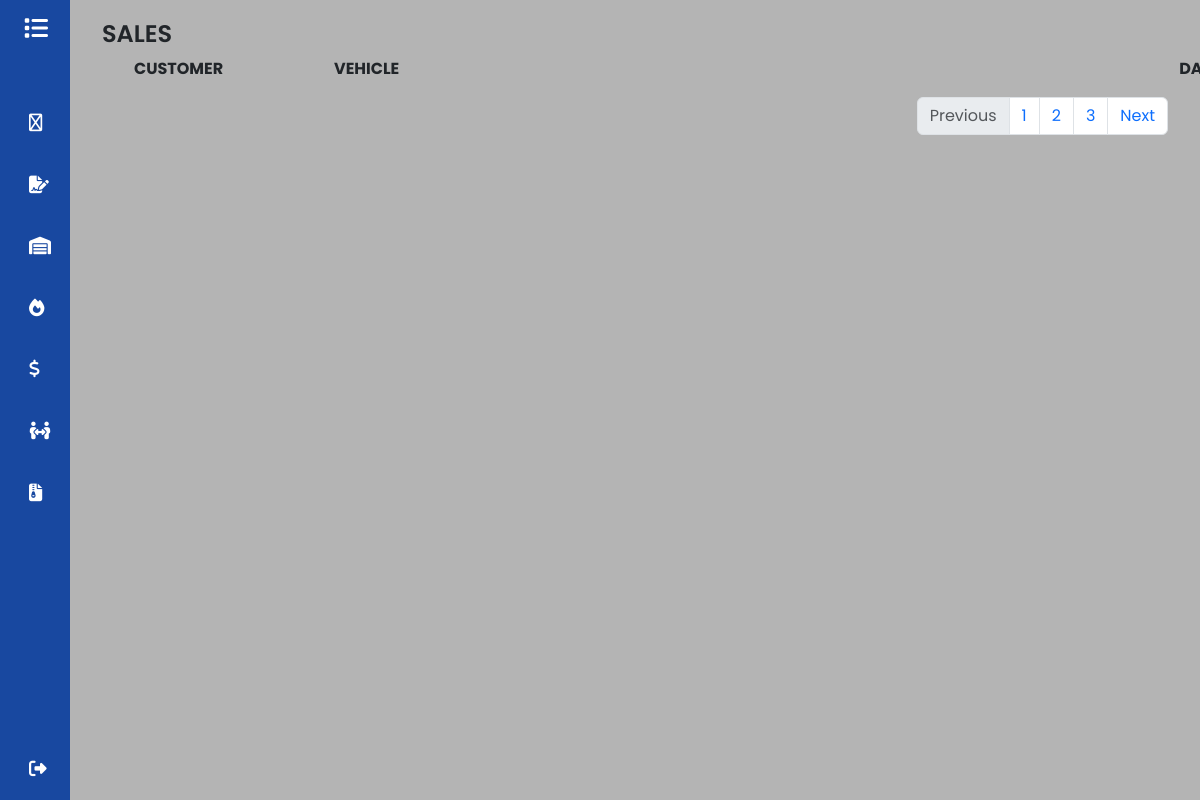
The page /sales (signed in) on the database as committed earlier.
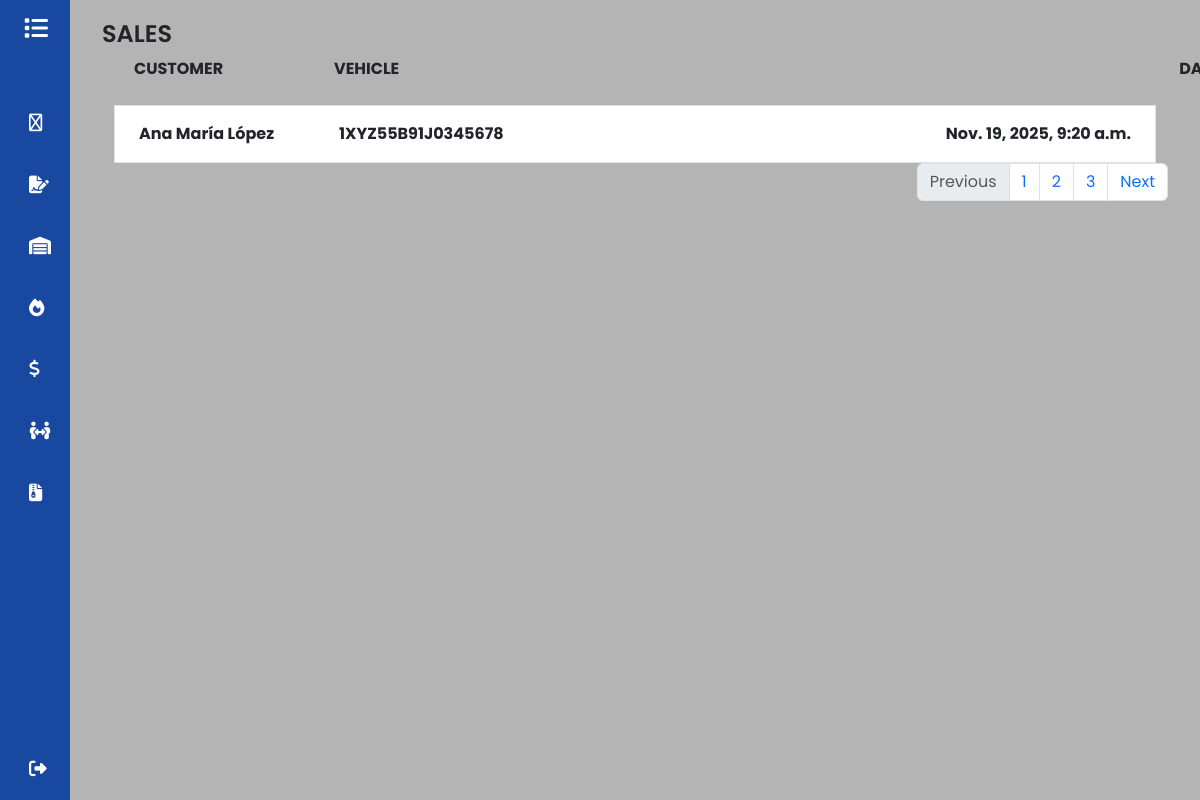
The same page on the database as committed later.
### GDMFX/models.py (models this page shows, shortened)
class Sales(models.Model):
    lead = models.OneToOneField(Leads, on_delete=models.CASCADE)
    created_at = models.DateTimeField(auto_now_add=True)
    vehicle_sold = models.ForeignKey(Vehicles, on_delete=models.SET_NULL, null=True, blank=True)
    PHASE_CHOICES = [
        ('Test Drive', 'Test Drive'),
        ('In progress', 'In progress'),
        ('Closed', 'Closed'),
    ]
    phase = models.CharField(max_length=20, choices=PHASE_CHOICES, default='')
    selling_date = models.DateField(null=True, blank=True)
    user = models.ForeignKey(User, on_delete=models.CASCADE)

class Leads(models.Model):
    name = models.CharField(max_length=150)
    interested = models.ForeignKey(Vehicles, on_delete=models.SET_NULL, null=True, blank=True)
    source = models.CharField(max_length=150)
    LEAD_STATUS_CHOICES = [
        ('Interested', 'Interested'),
        ('Contacted', 'Contacted'),
        ('Qualified', 'Qualified'),
    ]
    status = models.CharField(max_length=20, choices=LEAD_STATUS_CHOICES, default='Interested')
    user = models.ForeignKey(User, on_delete=models.SET_NULL, null=True, blank=True)
    contact_date = models.DateTimeField(null=True, blank=True)
    bullet = models.DecimalField(max_digits=12, decimal_places=2, null=True, blank=True)
    def __str__(self) -> str:
        return self.name

class Vehicles(models.Model):
    vin = models.CharField(max_length=17, unique=True)
    brand = models.CharField(max_length=50)
    model = models.CharField(max_length=50)
    CONDITION_CHOICES = [
        ('Used', 'Used'),
        ('New', 'New'),
    ]
    condition = models.CharField(max_length=10, choices=CONDITION_CHOICES)
    km = models.IntegerField(default=0)
    color = models.CharField(max_length=50)
    price_adquisition = models.DecimalField(max_digits=12, decimal_places=2, null=True, blank=True)
    selling_price = models.DecimalField(max_digits=12, decimal_places=2, null=True, blank=True)
    integration_date = models.DateField(null=True, blank=True)
    STATUS_CHOICES = [
        ('Available', 'Available'),
        ('Sold', 'Sold'),
    ]
    status = models.CharField(max_length=10, choices=STATUS_CHOICES)
    user = models.ForeignKey(User, on_delete=models.CASCADE)
    def __str__(self) -> str:
        return self.vin

### GDMFX/views.py (the view)
# urls.py: path('sales', views.sales, name='sales'),
@login_required
def sales(request):
    sale = Sales.objects.filter(user=request.user)
    return render(request, 'sales.html',{'sales': sale} )

### GDMFX/templates/sales.html
{%extends 'base.html'%}
{%block content%}
<H1>SALES</H1>
<div class="row">
    <div class="col">
        <ul>
            <li class=" d-flex align-items-center">
                <strong style="min-width: 200px;">CUSTOMER</strong>
                <strong class="ms-5" style="margin-left: 0 !important;">VEHICLE</strong>
                <strong style="margin-left:780px ;">DATE</strong>
            </li>
        </ul>
    </div>
</div>
{% for sale in sales%}
<div class="container mt-2">
    <div class="row">
        <div class="col">
            <ul class="list-group">
                <a href="{%url 'show_sales' sale.id%}">
                    <li class="list-group-item d-flex align-items-center">
                        <strong class=" p-2" style="min-width: 200px;">{{sale.lead}}</strong>
                        <strong class="ms-5 p-2" style="margin-left: 0 !important;">{{sale.vehicle_sold}}</strong>
                        <strong class="ms-auto p-2 b-0">{{sale.created_at}}</strong>
                    </li>
                </a>
            </ul>
        </div>
    </div>
</div>
{%endfor%}
<nav aria-label="Page navigation example">
    <ul class="pagination justify-content-end">
        <li class="page-item disabled">
            <a class="page-link">Previous</a>
        </li>
        <li class="page-item"><a class="page-link" href="#">1</a></li>
        <li class="page-item"><a class="page-link" href="#">2</a></li>
        <li class="page-item"><a class="page-link" href="#">3</a></li>
        <li class="page-item">
            <a class="page-link" href="#">Next</a>
        </li>
    </ul>
</nav>
{% endblock%}

Rows that differ between the two databases and show on the page:
added Sales: lead "Ana María López", vehicle_sold "1XYZ55B91J0345678", created_at "Nov. 19, 2025, 9:20 a.m."
